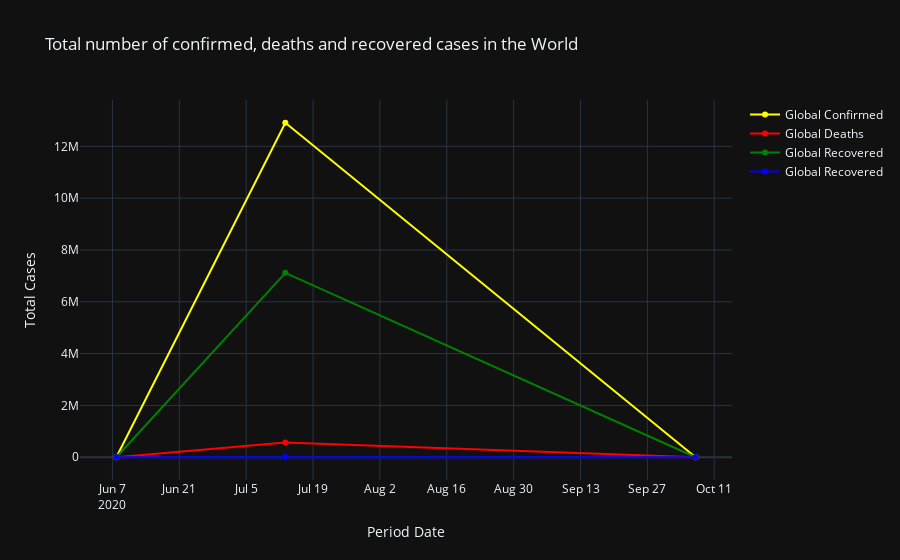

This figure's notebook cell:
### Markdown cell above
# Visualizing: Worldwide NCOVID-19 cases

### Code cell
all_cases_world = df.groupby('Date')['Confirmed', 'Deaths', 'Recovered','Case-Fatality_Ratio'].sum()
all_cases_world = all_cases_world.reset_index()
all_cases_world = all_cases_world.sort_values('Date', ascending=False)

fig = go.Figure()
fig.update_layout(title_text='Total number of confirmed, deaths and recovered cases in the World', 
                  xaxis_title='Period Date', yaxis_title='Total Cases', template='plotly_dark')

fig.add_trace(go.Scatter(x=all_cases_world['Date'],
                        y=all_cases_world['Confirmed'],
                        mode='lines+markers',
                        name='Global Confirmed',
                        line=dict(color='yellow', width=2)))

fig.add_trace(go.Scatter(x=all_cases_world['Date'],
                        y=all_cases_world['Deaths'],
                        mode='lines+markers',
                        name='Global Deaths',
                        line=dict(color='red', width=2)))

fig.add_trace(go.Scatter(x=all_cases_world['Date'],
                        y=all_cases_world['Recovered'],
                        mode='lines+markers',
                        name='Global Recovered',
                        line=dict(color='green', width=2)))

fig.add_trace(go.Scatter(x=all_cases_world['Date'],
                        y=all_cases_world['Case-Fatality_Ratio'],
                        mode='lines+markers',
                        name='Global Recovered',
                        line=dict(color='blue', width=2)))


fig.show()

### Figure 1 — Plotly figure (JSON) as saved in the notebook; plotly's stock layout.template omitted (floating-point values rounded to 4 significant figures)
{"data": [{"line": {"color": "yellow", "width": 2}, "mode": "lines+markers", "name": "Global Confirmed", "type": "scatter", "x": ["2020-10-07T02:34:00", "2020-07-13T04:43:00", "2020-06-07T19:33:00"], "y": [1, 12910356, 0]}, {"line": {"color": "red", "width": 2}, "mode": "lines+markers", "name": "Global Deaths", "type": "scatter", "x": ["2020-10-07T02:34:00", "2020-07-13T04:43:00", "2020-06-07T19:33:00"], "y": [0, 569128, 0]}, {"line": {"color": "green", "width": 2}, "mode": "lines+markers", "name": "Global Recovered", "type": "scatter", "x": ["2020-10-07T02:34:00", "2020-07-13T04:43:00", "2020-06-07T19:33:00"], "y": [0, 7116957, 0]}, {"line": {"color": "blue", "width": 2}, "mode": "lines+markers", "name": "Global Recovered", "type": "scatter", "x": ["2020-10-07T02:34:00", "2020-07-13T04:43:00", "2020-06-07T19:33:00"], "y": [0, 12940.0, 0]}], "layout": {"title": {"text": "Total number of confirmed, deaths and recovered cases in the World"}, "xaxis": {"title": {"text": "Period Date"}}, "yaxis": {"title": {"text": "Total Cases"}}}}
